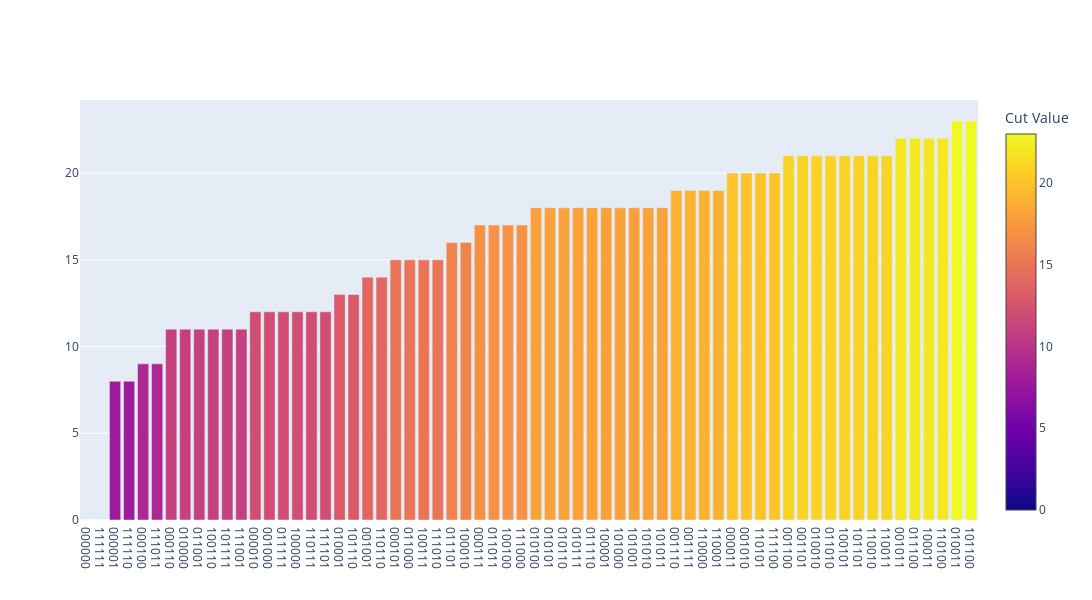

The cell this chart's notebook holds for it:
### Code cell
plot_maxcut_histogram(graph = graphs['custom'])

### Figure 1 — Plotly figure (JSON) as saved in the notebook; plotly's stock layout.template omitted (floating-point values rounded to 4 significant figures)
{"data": [{"marker": {"color": [0, 0, 8, 8, 9, 9, 11, 11, 11, 11, 11, 11, 12, 12, 12, 12, 12, 12, 13, 13, 14, 14, 15, 15, 15, 15, 16, 16, 17, 17, 17, 17, 18, 18, 18, 18, 18, 18, 18, 18, 18, 18, 19, 19, 19, 19, 20, 20, 20, 20, 21, 21, 21, 21, 21, 21, 21, 21, 22, 22, 22, 22, 23, 23], "colorbar": {"title": {"text": "Cut Value"}}, "colorscale": [[0, "#0d0887"], [0.1111, "#46039f"], [0.2222, "#7201a8"], [0.3333, "#9c179e"], [0.4444, "#bd3786"], [0.5556, "#d8576b"], [0.6667, "#ed7953"], [0.7778, "#fb9f3a"], [0.8889, "#fdca26"], [1, "#f0f921"]]}, "type": "bar", "x": ["000000", "111111", "000001", "111110", "000100", "111011", "000110", "010000", "011001", "100110", "101111", "111001", "000010", "001000", "011111", "100000", "110111", "111101", "010001", "101110", "001001", "110110", "000101", "011000", "100111", "111010", "011101", "100010", "000111", "011011", "100100", "111000", "010100", "010101", "010110", "010111", "011110", "100001", "101000", "101001", "101010", "101011", "001110", "001111", "110000", "110001", "000011", "001010", "110101", "111100", "001100", "001101", "010010", "011010", "100101", "101101", "110010", "110011", "001011", "011100", "100011", "110100", "010011", "101100"], "y": [0, 0, 8, 8, 9, 9, 11, 11, 11, 11, 11, 11, 12, 12, 12, 12, 12, 12, 13, 13, 14, 14, 15, 15, 15, 15, 16, 16, 17, 17, 17, 17, 18, 18, 18, 18, 18, 18, 18, 18, 18, 18, 19, 19, 19, 19, 20, 20, 20, 20, 21, 21, 21, 21, 21, 21, 21, 21, 22, 22, 22, 22, 23, 23]}], "layout": {"height": 600, "width": 1500, "xaxis": {"autorange": true, "range": [-0.5, 63.5], "type": "category"}, "yaxis": {"autorange": true, "range": [0, 24.21], "type": "linear"}}}
